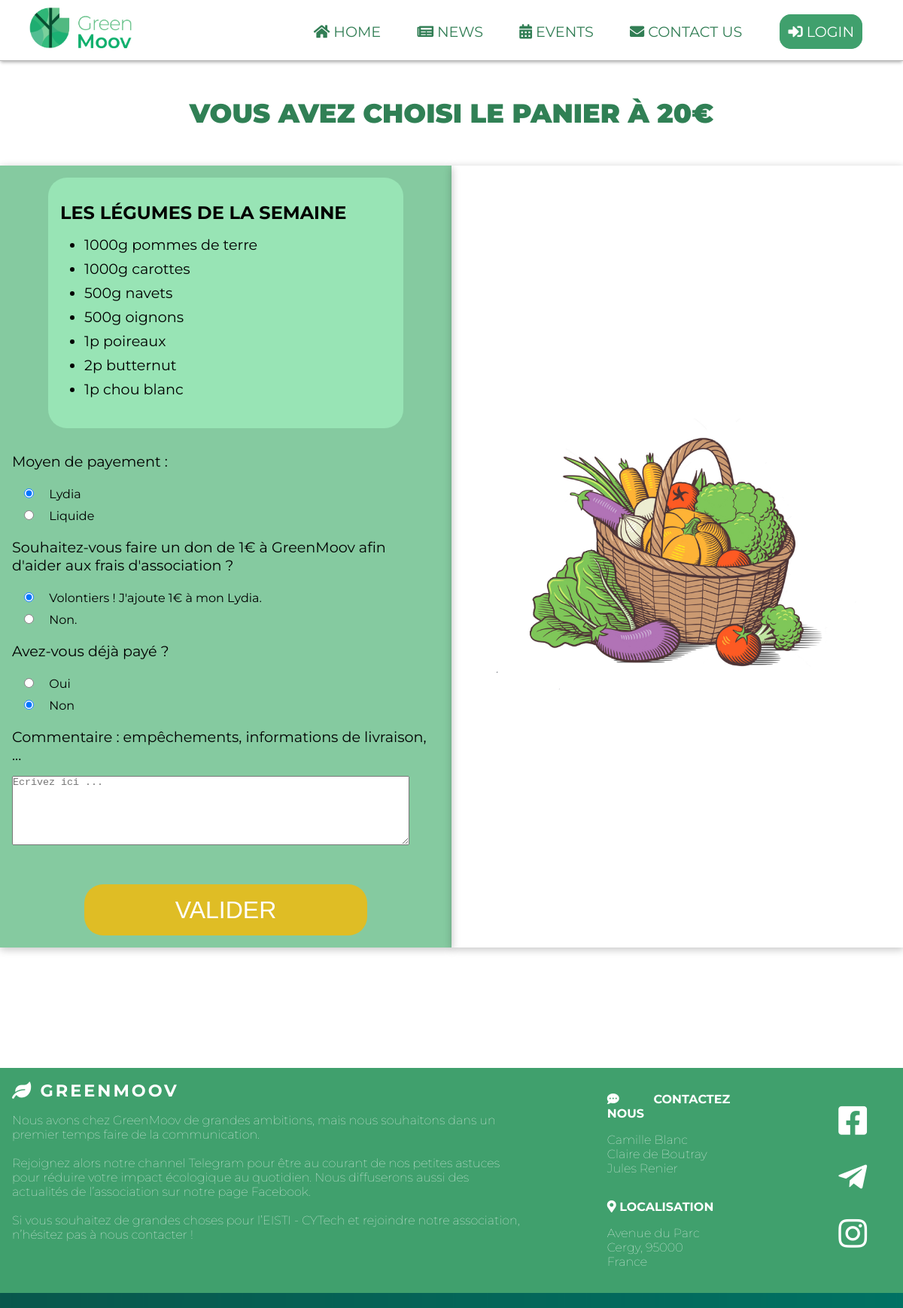
Screenshot of /Commandes/commande20.php with the database file from the repository.
### tables this page shows
CREATE TABLE `panier` (
  `id` tinyint(4) NOT NULL AUTO_INCREMENT,
  `légumes` VARCHAR(50) NOT NULL,
  `quantité`VARCHAR(50) NOT NULL,
  `unité` VARCHAR(50) NOT NULL,
  `type` INT(10) NOT NULL,
  PRIMARY KEY (`id`)
);

### Commandes/commande20.php (the view, shortened to what this page needs)
<?php
    include_once '../dbh.inc.php';
    function getliste($conn){
        $sql = "SELECT * FROM `panier` WHERE type=20";
        $result = $conn->query($sql);
        if($result->num_rows > 0) {
            while($row = $result->fetch_assoc()) {
                echo "<li>{$row['quantité']}{$row['unité']} {$row['légumes']}</li>";
            }
        }else{
            echo '0 result';
        }
    }
?>
<!DOCTYPE html>
<html>
    <head>
        <link rel="stylesheet" type="text/css" href="./commande.css"/>
        <link rel="stylesheet" type="text/css" href="../main/newmain.css"/>
        <?php include("../header/header.php");?>
    </head>
    <body>
    <h3 class="title" style="text-align:center; margin:3rem;"> Vous avez choisi le panier à 20&#x20AC</h3>
        <div id="container">
            <div id="validation">
                <div class="liste">
                    <ul class="panier">
                        <h3>Les légumes de la semaine</h3>
                        <?php getliste($conn)?>
                    </ul>
                </div>
                <div id="selection">
                    <div id="payement">
                    <form action="<?php if(isset($_SESSION['email'])){echo './include/commande.inc.php?panier=20';}else{echo '../login/login.php';}?>" method="post">
                        <p>Moyen de payement :</p>
                        <div class="choise">
                            <input type="radio" id="Lydia" value="Lydia" name="payement" checked>
                            <label for="Lydia">Lydia</label>
                        </div>
                        <div class="choise">
                            <input type="radio" id="liquide" value="liquide" name="payement">
                            <label for="liquide">Liquide</label>
                        </div>
                    </div>
                    <div id="donation">
                        <p>Souhaitez-vous faire un don de 1€ à GreenMoov afin d'aider aux frais d'association ?</p>
                        <div class="choise">
                            <input type="radio" id="oui" value="1" name="donation" checked>
                            <label for="oui">Volontiers ! J'ajoute 1€ à mon Lydia.</label>
                        </div>
                        <div class="choise">
                            <input type="radio" id="non" value="0" name="donation">
                            <label for="non">Non.</label>
                        </div>
                    </div>
                    <div>
                        <p>Avez-vous déjà payé ?</p>
                        <div class="choise">
                            <input type="radio" id="poui" value="1" name="p">
                            <label for="poui">Oui</label>
                        </div>
                        <div class="choise">
                            <input type="radio" id="pnon" value="0" name="p" checked>
                            <label for="pnon">Non</label>
                        </div>
                    </div>
                    <div>
                        <p>Commentaire : empêchements, informations de livraison, ...</p>
                        <textarea class="choise" name="comment" id="comment" cols="30" rows="5" placeholder="Ecrivez ici ..."></textarea>
                    </div>
            </div>
                <button name="submit" type="submit">Valider</button>
            </div>
            <div id="panier">
                <img src="../images/Basket/Panier20.png" width="80%" heigt="60%">
            </div>
        </div>
        <?php include("../footer/footer.php");?>
    </body>
</html>

### header/header.php (shortened to what this page needs)
<link rel="stylesheet" type="text/css" href="../header/header.css" />
<link rel="stylesheet" href="https://cdnjs.cloudflare.com/ajax/libs/font-awesome/5.15.3/css/all.min.css" />
<link rel="stylesheet" href="https://unpkg.com/aos@next/dist/aos.css" />
<header role="header">
    <nav class="menu">
        <div class="m-left" id="logo">
            <a href=""><img src="../images/Greenmoov.png" width="100%" height="100%"></a>
        </div>
        <div class="m-right">
            <a href="../main/newmain.php" class="m-a"><i class="fas fa-home"></i> Home</a>
            <a href="../news/news.php" class="m-a"><i class="fas fa-newspaper"></i> News</a>
            <a href="../evenements/evenements.php" class="m-a"><i class="fas fa-calendar-alt"></i> Events</a>
            <a href="../Contact_us/contactus.php" class="m-a"><i class="fas fa-envelope"></i> Contact us</a>
            <?php
                if(isset($_SESSION["email"])){
                    echo "<a href='../login/include/logout.inc.php' class='m-a m-login'><i class='fas fa-sign-out-alt'></i> Log out</a>";
                    echo "<a id='profile' class='m-a' href='../monespace/monespace.php'><i class='fas fa-user'></i>  ".$_SESSION['prenom']."</a>";
                }else{
                    echo '<a id="login" class="m-a m-login" href="../login/login.php"><i class="fas fa-sign-in-alt"></i> login</a>';
                }
            ?>
        </div>
    </nav>
</header>

### footer/footer.php
<link rel="stylesheet" type="text/css" href="../footer/footer.css"/>
<div id="foot">
    <div id="titre">
        <h2 class="titre titreG"><i class="fas fa-leaf"></i>   GreenMoov</h2>
        <p>Nous avons chez GreenMoov de grandes ambitions, mais nous souhaitons dans un premier temps faire de la communication.<br><br> Rejoignez alors notre channel Telegram pour être au courant de nos petites astuces pour réduire votre impact écologique au quotidien. Nous diffuserons aussi des actualités de l’association sur notre page Facebook.<br><br> Si vous souhaitez de grandes choses pour l’EISTI - CYTech et rejoindre notre association, n’hésitez pas à nous contacter !</p>
    </div>
    <div id="contact">
        <h3 class="titre"><i class="fas fa-comment-dots"></i>   Contactez nous</h3>
        <p>Camille Blanc<br>Claire de Boutray<br>Jules Renier<br></p>
        <div id="locate">
            <h3 class="titre" ><i class="fas fa-map-marker-alt"></i>  Localisation</h3>
            <p>Avenue du Parc <br> Cergy, 95000<br> France</p>
        </div>
    </div>
    <div id="reseaux-flex">
        <a href="https://www.facebook.com/cygreenmoov/?ref=page_internal" class='reseaux'><i id="facebook" class="fab fa-facebook-square fa-3x"></i></a>
        <a href="https://t.me/s/greenmoov" class='reseaux'><i id="telegram" class="fab fa-telegram-plane fa-3x"></i></a>
        <a href="https://www.instagram.com/green_moov/" class='reseaux'><i id="insta" class="fab fa-instagram fa-3x"></i></a>
    </div>
</div>

### Commandes/commande.css (style rules this page uses)
#container { margin: 1rem 0 10rem 0; display: grid; grid-template-columns: 1fr 1fr; grid-template-areas: "liste panier"; }
#panier { grid-area: panier; display: flex; align-items: center; justify-content: center; box-shadow: 0 2px 10px .5px rgba(0, 0, 0, 0.219); }
#validation { grid-area: liste; background-color: rgb(133, 202, 160); box-shadow: 0 2px 10px .5px rgba(0, 0, 0, 0.219); display: grid; grid-template-rows: auto auto 100px; grid-template-areas: "liste" "selection" "valide"; }
button { border: none; text-align: center; grid-area: valide; display: flex; align-items: center; justify-content: center; font-size: 200%; margin: 1rem 7rem; background-color: rgb(223, 189, 37); border-radius: 25px; color: #fff; text-transform: uppercase; padding: 1rem; cursor: pointer; }
#selection { margin: 0rem 1rem 2rem 0; }
#selection input { margin: 0.5rem 1rem; }
#selection p { margin: 1rem; font-size: 120%; }
.choise { margin:0 1rem; }
ul { background-color: rgb(152, 228, 181); padding: 2rem 1rem; text-align: justify; border-radius: 25px; margin: 1rem 4rem; }
h3 { font-size: x-large; text-transform: uppercase; margin-bottom: 1rem; }
li { font-size: larger; margin: 0.5rem 2rem; }
#comment { overflow: scroll; resize: vertical; width: 90%; }

### main/newmain.css (style rules this page uses)
html { background: url("../images/background.png") no-repeat center center fixed; -webkit-background-size: cover; -moz-background-size: cover; -o-background-size: cover; background-size: cover; font-family: 'Montserrat', sans-serif; }
#foot { grid-area:foot; }
.title { text-decoration: none; font-weight: 1000; font-size: 220%; color: #308055; text-transform: uppercase; margin: 1rem; }

### header/header.css (style rules this page uses)
* { margin: 0 0; padding: 0 0; }
nav { border-bottom: solid rgba(0, 0, 0, 0.288) 1px; box-shadow: 0 3px 4px -1px rgba(0, 0, 0, 0.288); padding:50px 30px; }
body { background-color: #fff; overflow-x: hidden; }
#logo { position: absolute; top: -.5px; height: 80px; width: 160px; }
.menu { margin-top: -20px; }
.m-left { float:left; }
.m-right { float:right; }
.m-a { font-family: 'Montserrat', sans-serif; text-decoration: none; font-size: larger; text-transform: uppercase; color: #327e55; padding: 10px; margin-right: 2vw; }
.m-login { margin-left:1vw; border: 1px #40a06d solid; padding: 10px; border-radius: 15px; background-color: #40a06d; color: #fff; }

### footer/footer.css (style rules this page uses)
#foot { width: 100%; color: #fff; margin: 0 0; padding: 0 0; font-family: 'Montserrat', sans-serif; font-weight: 90; width: 100vw; height: auto; background-color: #40a06d; display: grid; grid-template-columns: 2fr 1fr ; grid-template-areas: "titre contact locate reseaux"; }
#locate { margin-top: 2rem; }
a { text-decoration: none; }
#reseaux-flex { grid-area: reseaux; display: flex; flex-direction: column; margin: 2rem; }
.reseaux { margin:1rem; color: white; font-size: 90%; }
.titre { margin: 1rem; text-transform: uppercase; font-size: 100%; text-transform: uppercase; }
.titreG { letter-spacing: 3px; font-size: 140%; }
#titre p { margin: 1rem; }
#contact { margin: 1rem 5rem; text-align: justify; }
#contact p { text-align: justify; margin: 1rem; }

### rows the page displays
panier: quantité "1000", unité "g", légumes "pommes de terre"
panier: quantité "1000", unité "g", légumes "carottes"
panier: quantité "500", unité "g", légumes "navets"
panier: quantité "500", unité "g", légumes "oignons"
panier: quantité "1", unité "p", légumes "poireaux"
panier: quantité "2", unité "p", légumes "butternut"
panier: quantité "1", unité "p", légumes "chou blanc"
